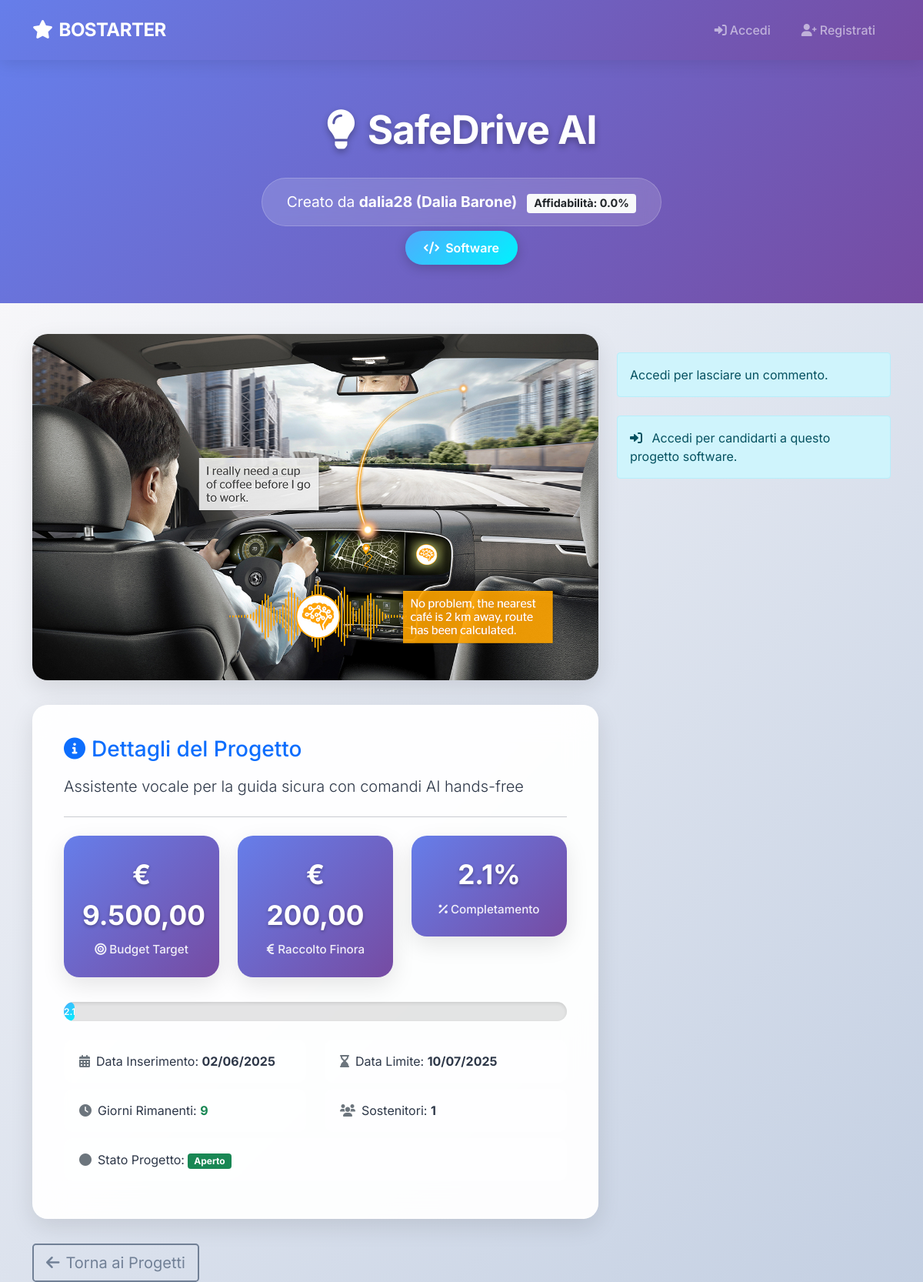
Page /public/projects/project_detail.php?name=SafeDrive+AI on the committed database.
### tables this page shows
CREATE TABLE PROGETTO(
    Nome                VARCHAR(100) PRIMARY KEY,
    Descrizione         TEXT NOT NULL,
    Data_Inserimento    DATE NOT NULL,
    Stato               ENUM('aperto', 'chiuso')NOT NULL DEFAULT 'aperto',
    Budget              DECIMAL(10,2) NOT NULL,
    Data_Limite         DATE NOT NULL,
    Tipo                ENUM('Hardware', 'Software') NOT NULL,
    Email_Creatore      VARCHAR(100) NOT NULL,
    FOREIGN KEY (Email_Creatore) REFERENCES CREATORE(Email) ON DELETE CASCADE
);

CREATE TABLE UTENTE(
    Email               VARCHAR(100) PRIMARY KEY,
    Nickname            VARCHAR(50) UNIQUE NOT NULL,
    Password            VARCHAR(255) NOT NULL,
    Nome                VARCHAR(50) NOT NULL,
    Cognome             VARCHAR(50) NOT NULL,
    Anno_Di_Nascita     DATE NOT NULL,
    Luogo_Di_Nascita    VARCHAR(100) NOT NULL
);

CREATE TABLE CREATORE (
    Email           VARCHAR(100) PRIMARY KEY,
    Nr_Progetti     INT DEFAULT 0,
    Affidabilita    FLOAT DEFAULT 0,
    FOREIGN KEY (Email) REFERENCES UTENTE(Email) ON DELETE CASCADE
);

### public/projects/project_detail.php (the view, shortened to what the rows shown need)
<?php
require_once '../../config/database.php';
function formatCurrency($amount) {
    return '€ ' . number_format($amount, 2, ',', '.');
}
$nomeProgetto = $_GET['name'];
$db = Database::getInstance();
$db->ensureEventScheduler();
$sql = "
    SELECT
        p.Nome, p.Descrizione, p.Data_Inserimento, p.Stato, p.Budget, p.Data_Limite, p.Tipo, p.Email_Creatore,
        u.Nickname AS CreatoreNickname, u.Nome AS CreatoreNome, u.Cognome AS CreatoreCognome,
        c.Affidabilita,
        COALESCE(SUM(f.Importo), 0) AS Totale_Finanziato,
        COUNT(DISTINCT f.Email_Utente) AS Num_Finanziatori,
        (SELECT percorso FROM FOTO WHERE Nome_Progetto = p.Nome LIMIT 1) AS Foto,
        DATEDIFF(p.Data_Limite, CURDATE()) AS Giorni_Rimanenti
    FROM PROGETTO p
    JOIN CREATORE c ON p.Email_Creatore = c.Email
    JOIN UTENTE u ON c.Email = u.Email
    LEFT JOIN FINANZIAMENTO f ON p.Nome = f.Nome_Progetto
    WHERE p.Nome = ?
    GROUP BY p.Nome, p.Descrizione, p.Data_Inserimento, p.Stato, p.Budget, p.Data_Limite, p.Tipo,
             u.Nickname, u.Nome, u.Cognome, c.Affidabilita
";
$progetto = $db->fetchOne($sql, [$nomeProgetto]);
$percentuale = $progetto['Budget'] > 0 ? round($progetto['Totale_Finanziato'] / $progetto['Budget'] * 100, 1) : 0;
$statoClasse = ($progetto['Stato'] === 'aperto' && $progetto['Giorni_Rimanenti'] > 0 && $percentuale < 100) ? 'success' : 'secondary';
?>
<!DOCTYPE html>
<html lang="it">
<head>
    <link href="https://cdn.jsdelivr.net/npm/bootstrap@5.1.3/dist/css/bootstrap.min.css" rel="stylesheet">
    <link href="https://cdnjs.cloudflare.com/ajax/libs/font-awesome/6.0.0/css/all.min.css" rel="stylesheet">
</head>
<body>
<div class="project-header">
    <div class="container text-center">
        <h1 class="project-title"><i class="fas fa-lightbulb me-3"></i><?= htmlspecialchars($progetto['Nome']) ?></h1>
        <div class="creator-info">
            Creato da <strong>
                <?= htmlspecialchars($progetto['CreatoreNickname']) ?>
                (<?= htmlspecialchars($progetto['CreatoreNome'] ?? '') . ' ' . htmlspecialchars($progetto['CreatoreCognome'] ?? '') ?>)
            </strong>
            <span class="badge bg-light text-dark ms-2">
                Affidabilità: <?= number_format($progetto['Affidabilita'] * 100, 1) ?>%
            </span>
        </div>
        <br>
        <span class="type-badge">
            <i class="fas fa-<?= $progetto['Tipo'] === 'Hardware' ? 'microchip' : 'code' ?> me-1"></i>
            <?= htmlspecialchars($progetto['Tipo']) ?>
        </span>
    </div>
</div>
<div class="container">
    <div class="row">
        <div class="col-lg-8">
            <div class="project-details-card fade-in-up">
                <h3 class="mb-3 text-primary"><i class="fas fa-info-circle me-2"></i>Dettagli del Progetto</h3>
                <p class="lead"><?= nl2br(htmlspecialchars($progetto['Descrizione'])) ?></p>
                <hr class="my-4">
                <div class="row text-center">
                    <div class="col-md-4">
                        <div class="stat-box">
                            <div class="value"><?= formatCurrency($progetto['Budget']) ?></div>
                            <div class="label"><i class="fas fa-bullseye me-1"></i>Budget Target</div>
                        </div>
                    </div>
                    <div class="col-md-4">
                    </div>
                    <div class="col-md-4">
                    </div>
                </div>
                <div class="progress mt-3">
                    <div class="progress-bar bg-<?= $statoClasse ?>" role="progressbar"
                         style="width: <?= $percentuale ?>%;"
                         aria-valuenow="<?= $percentuale ?>" aria-valuemin="0" aria-valuemax="100">
                    </div>
                </div>
                <div class="row mt-4">
                    <div class="col-md-6">
                        <div class="info-row">
                            <i class="fas fa-calendar-alt me-2 text-muted"></i>Data Inserimento: <strong><?= date('d/m/Y', strtotime($progetto['Data_Inserimento'])) ?></strong>
                        </div>
                    </div>
                    <div class="col-md-6">
                        <div class="info-row">
                            <i class="fas fa-hourglass-end me-2 text-muted"></i>Data Limite: <strong><?= date('d/m/Y', strtotime($progetto['Data_Limite'])) ?></strong>
                        </div>
                    </div>
                    <div class="col-md-6">
                    </div>
                    <div class="col-md-6">
                    </div>
                    <div class="col-12">
                        <div class="info-row">
                            <i class="fas fa-circle me-2 text-muted"></i>Stato Progetto:
                            <span class="badge bg-<?= $statoClasse ?>"><?= ucfirst($progetto['Stato']) ?></span>
                        </div>
                    </div>
                </div>
            </div>
        </div>
    </div>
</div>
</body>
</html>

### rows in the picture
progetto: Nome "SafeDrive AI", utente.Nickname "dalia28", utente.Nome "Dalia", utente.Cognome "Barone", $progetto['Affidabilita']*100 "0.0", Tipo "Software", Descrizione "Assistente vocale per la guida sicura con comandi AI hands-free", Budget "€ 9.500,00", Data_Inserimento "02/06/2025", Data_Limite "10/07/2025", Stato "Aperto"

### other values in the picture
formatCurrency($progetto['Totale_Finanziato']) "€ 200,00"
$percentuale "2.1"
$progetto['Giorni_Rimanenti'] "9"
$progetto['Num_Finanziatori'] "1"
